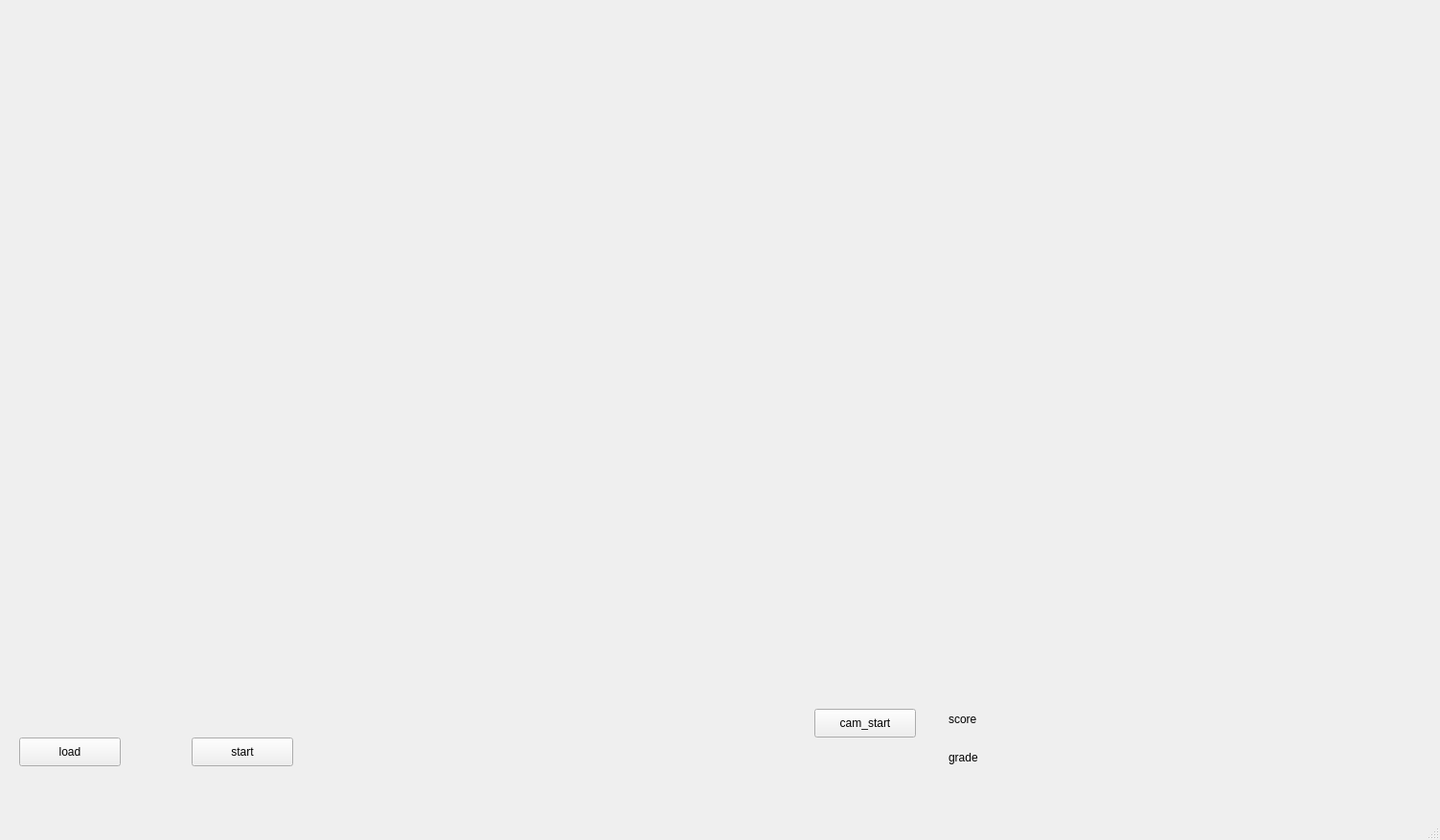
<?xml version="1.0" encoding="UTF-8"?>
<ui version="4.0">
 <class>MainWindow</class>
 <widget class="QMainWindow" name="MainWindow">
  <property name="geometry">
   <rect>
    <x>0</x>
    <y>0</y>
    <width>1503</width>
    <height>877</height>
   </rect>
  </property>
  <property name="windowTitle">
   <string>MainWindow</string>
  </property>
  <widget class="QWidget" name="centralwidget">
   <widget class="QPushButton" name="pushButton_start_video">
    <property name="geometry">
     <rect>
      <x>200</x>
      <y>770</y>
      <width>106</width>
      <height>30</height>
     </rect>
    </property>
    <property name="text">
     <string>start</string>
    </property>
   </widget>
   <widget class="QLabel" name="label_samplelabel">
    <property name="geometry">
     <rect>
      <x>70</x>
      <y>510</y>
      <width>111</width>
      <height>51</height>
     </rect>
    </property>
    <property name="text">
     <string/>
    </property>
   </widget>
   <widget class="QPushButton" name="pushButton_load_video">
    <property name="geometry">
     <rect>
      <x>20</x>
      <y>770</y>
      <width>106</width>
      <height>30</height>
     </rect>
    </property>
    <property name="text">
     <string>load</string>
    </property>
   </widget>
   <widget class="QLabel" name="QLabel_sample_img">
    <property name="geometry">
     <rect>
      <x>60</x>
      <y>60</y>
      <width>341</width>
      <height>391</height>
     </rect>
    </property>
    <property name="text">
     <string/>
    </property>
   </widget>
   <widget class="QLabel" name="QLabel_live_img">
    <property name="enabled">
     <bool>true</bool>
    </property>
    <property name="geometry">
     <rect>
      <x>810</x>
      <y>10</y>
      <width>651</width>
      <height>691</height>
     </rect>
    </property>
    <property name="text">
     <string/>
    </property>
   </widget>
   <widget class="QPushButton" name="pushButton_camstart">
    <property name="geometry">
     <rect>
      <x>850</x>
      <y>740</y>
      <width>106</width>
      <height>30</height>
     </rect>
    </property>
    <property name="text">
     <string>cam_start</string>
    </property>
   </widget>
   <widget class="QLabel" name="label_poselabel">
    <property name="geometry">
     <rect>
      <x>1350</x>
      <y>750</y>
      <width>131</width>
      <height>51</height>
     </rect>
    </property>
    <property name="text">
     <string/>
    </property>
   </widget>
   <widget class="QLabel" name="label_score2">
    <property name="geometry">
     <rect>
      <x>1110</x>
      <y>730</y>
      <width>101</width>
      <height>41</height>
     </rect>
    </property>
    <property name="text">
     <string/>
    </property>
   </widget>
   <widget class="QLabel" name="label_score">
    <property name="geometry">
     <rect>
      <x>990</x>
      <y>730</y>
      <width>101</width>
      <height>41</height>
     </rect>
    </property>
    <property name="text">
     <string>score</string>
    </property>
   </widget>
   <widget class="QLabel" name="label_frame_count">
    <property name="geometry">
     <rect>
      <x>480</x>
      <y>710</y>
      <width>141</width>
      <height>41</height>
     </rect>
    </property>
    <property name="text">
     <string/>
    </property>
   </widget>
   <widget class="QLabel" name="label_grade">
    <property name="geometry">
     <rect>
      <x>990</x>
      <y>770</y>
      <width>121</width>
      <height>41</height>
     </rect>
    </property>
    <property name="text">
     <string>grade</string>
    </property>
   </widget>
   <widget class="QLabel" name="label_grade2">
    <property name="geometry">
     <rect>
      <x>1140</x>
      <y>770</y>
      <width>51</width>
      <height>41</height>
     </rect>
    </property>
    <property name="text">
     <string/>
    </property>
   </widget>
  </widget>
  <widget class="QMenuBar" name="menubar">
   <property name="geometry">
    <rect>
     <x>0</x>
     <y>0</y>
     <width>1503</width>
     <height>26</height>
    </rect>
   </property>
  </widget>
  <widget class="QStatusBar" name="statusbar"/>
 </widget>
 <resources/>
 <connections/>
</ui>
